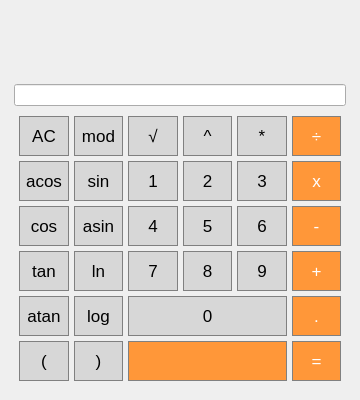
<?xml version="1.0" encoding="UTF-8"?>
<ui version="4.0">
 <class>MainWindow</class>
 <widget class="QMainWindow" name="MainWindow">
  <property name="geometry">
   <rect>
    <x>0</x>
    <y>0</y>
    <width>360</width>
    <height>400</height>
   </rect>
  </property>
  <property name="sizePolicy">
   <sizepolicy hsizetype="Fixed" vsizetype="Fixed">
    <horstretch>0</horstretch>
    <verstretch>0</verstretch>
   </sizepolicy>
  </property>
  <property name="minimumSize">
   <size>
    <width>360</width>
    <height>400</height>
   </size>
  </property>
  <property name="windowTitle">
   <string>MainWindow</string>
  </property>
  <property name="layoutDirection">
   <enum>Qt::LeftToRight</enum>
  </property>
  <property name="autoFillBackground">
   <bool>false</bool>
  </property>
  <widget class="QWidget" name="centralwidget">
   <property name="sizePolicy">
    <sizepolicy hsizetype="Expanding" vsizetype="Expanding">
     <horstretch>0</horstretch>
     <verstretch>0</verstretch>
    </sizepolicy>
   </property>
   <property name="minimumSize">
    <size>
     <width>0</width>
     <height>0</height>
    </size>
   </property>
   <layout class="QVBoxLayout" name="verticalLayout_5">
    <item>
     <layout class="QVBoxLayout" name="verticalLayout_11" stretch="20000,0,0">
      <property name="spacing">
       <number>5</number>
      </property>
      <property name="leftMargin">
       <number>5</number>
      </property>
      <property name="topMargin">
       <number>5</number>
      </property>
      <property name="rightMargin">
       <number>5</number>
      </property>
      <property name="bottomMargin">
       <number>5</number>
      </property>
      <item>
       <spacer name="verticalSpacer">
        <property name="orientation">
         <enum>Qt::Vertical</enum>
        </property>
        <property name="sizeHint" stdset="0">
         <size>
          <width>20</width>
          <height>40</height>
         </size>
        </property>
       </spacer>
      </item>
      <item>
       <widget class="QLineEdit" name="text_view"/>
      </item>
      <item>
       <layout class="QGridLayout" name="gridLayout_9" rowstretch="0,0,0,0,0,0">
        <property name="sizeConstraint">
         <enum>QLayout::SetFixedSize</enum>
        </property>
        <property name="leftMargin">
         <number>5</number>
        </property>
        <property name="topMargin">
         <number>5</number>
        </property>
        <property name="rightMargin">
         <number>5</number>
        </property>
        <property name="bottomMargin">
         <number>5</number>
        </property>
        <property name="spacing">
         <number>5</number>
        </property>
        <item row="1" column="4">
         <widget class="QPushButton" name="Button_3">
          <property name="sizePolicy">
           <sizepolicy hsizetype="Expanding" vsizetype="Expanding">
            <horstretch>0</horstretch>
            <verstretch>0</verstretch>
           </sizepolicy>
          </property>
          <property name="minimumSize">
           <size>
            <width>0</width>
            <height>40</height>
           </size>
          </property>
          <property name="maximumSize">
           <size>
            <width>150</width>
            <height>16777215</height>
           </size>
          </property>
          <property name="font">
           <font>
            <pointsize>13</pointsize>
            <bold>false</bold>
           </font>
          </property>
          <property name="layoutDirection">
           <enum>Qt::LeftToRight</enum>
          </property>
          <property name="autoFillBackground">
           <bool>false</bool>
          </property>
          <property name="styleSheet">
           <string notr="true">QPushButton {
  background-color: rgb(215, 215, 215);
  border: 1px solid gray;
}
QPushButton:pressed {
    background-color: qlineargradient(x1: 0, y1: 0, x2: 0, y2: 1,
                                      stop: 0 #BEBEBE, stop: 1 #D7D7D7);
}</string>
          </property>
          <property name="text">
           <string>3</string>
          </property>
         </widget>
        </item>
        <item row="1" column="2">
         <widget class="QPushButton" name="Button_1">
          <property name="sizePolicy">
           <sizepolicy hsizetype="Expanding" vsizetype="Expanding">
            <horstretch>0</horstretch>
            <verstretch>0</verstretch>
           </sizepolicy>
          </property>
          <property name="minimumSize">
           <size>
            <width>0</width>
            <height>40</height>
           </size>
          </property>
          <property name="maximumSize">
           <size>
            <width>150</width>
            <height>16777215</height>
           </size>
          </property>
          <property name="font">
           <font>
            <pointsize>13</pointsize>
            <bold>false</bold>
           </font>
          </property>
          <property name="layoutDirection">
           <enum>Qt::LeftToRight</enum>
          </property>
          <property name="autoFillBackground">
           <bool>false</bool>
          </property>
          <property name="styleSheet">
           <string notr="true">QPushButton {
  background-color: rgb(215, 215, 215);
  border: 1px solid gray;
}
QPushButton:pressed {
    background-color: qlineargradient(x1: 0, y1: 0, x2: 0, y2: 1,
                                      stop: 0 #BEBEBE, stop: 1 #D7D7D7);
}</string>
          </property>
          <property name="text">
           <string>1</string>
          </property>
         </widget>
        </item>
        <item row="1" column="3">
         <widget class="QPushButton" name="Button_2">
          <property name="sizePolicy">
           <sizepolicy hsizetype="Expanding" vsizetype="Expanding">
            <horstretch>0</horstretch>
            <verstretch>0</verstretch>
           </sizepolicy>
          </property>
          <property name="minimumSize">
           <size>
            <width>0</width>
            <height>40</height>
           </size>
          </property>
          <property name="maximumSize">
           <size>
            <width>150</width>
            <height>16777215</height>
           </size>
          </property>
          <property name="font">
           <font>
            <pointsize>13</pointsize>
            <bold>false</bold>
           </font>
          </property>
          <property name="layoutDirection">
           <enum>Qt::LeftToRight</enum>
          </property>
          <property name="autoFillBackground">
           <bool>false</bool>
          </property>
          <property name="styleSheet">
           <string notr="true">QPushButton {
  background-color: rgb(215, 215, 215);
  border: 1px solid gray;
}
QPushButton:pressed {
    background-color: qlineargradient(x1: 0, y1: 0, x2: 0, y2: 1,
                                      stop: 0 #BEBEBE, stop: 1 #D7D7D7);
}</string>
          </property>
          <property name="text">
           <string>2</string>
          </property>
         </widget>
        </item>
        <item row="2" column="5">
         <widget class="QPushButton" name="Button_sub">
          <property name="sizePolicy">
           <sizepolicy hsizetype="Expanding" vsizetype="Expanding">
            <horstretch>0</horstretch>
            <verstretch>0</verstretch>
           </sizepolicy>
          </property>
          <property name="minimumSize">
           <size>
            <width>0</width>
            <height>40</height>
           </size>
          </property>
          <property name="maximumSize">
           <size>
            <width>150</width>
            <height>16777215</height>
           </size>
          </property>
          <property name="font">
           <font>
            <pointsize>13</pointsize>
            <bold>false</bold>
           </font>
          </property>
          <property name="layoutDirection">
           <enum>Qt::LeftToRight</enum>
          </property>
          <property name="autoFillBackground">
           <bool>false</bool>
          </property>
          <property name="styleSheet">
           <string>QPushButton {
  background-color: rgb(255, 151, 57);
  color: white; 
  border: 1px solid gray;
}

QPushButton:pressed {
    background-color: qlineargradient(x1: 0, y1: 0, x2: 0, y2: 1,
                                      stop: 0 #FF7832, stop: 1 #FF9739);
}</string>
          </property>
          <property name="text">
           <string>-</string>
          </property>
         </widget>
        </item>
        <item row="5" column="1">
         <widget class="QPushButton" name="Button_r_parenthese">
          <property name="sizePolicy">
           <sizepolicy hsizetype="Expanding" vsizetype="Expanding">
            <horstretch>0</horstretch>
            <verstretch>0</verstretch>
           </sizepolicy>
          </property>
          <property name="minimumSize">
           <size>
            <width>0</width>
            <height>40</height>
           </size>
          </property>
          <property name="font">
           <font>
            <pointsize>13</pointsize>
            <bold>false</bold>
           </font>
          </property>
          <property name="layoutDirection">
           <enum>Qt::LeftToRight</enum>
          </property>
          <property name="autoFillBackground">
           <bool>false</bool>
          </property>
          <property name="styleSheet">
           <string>QPushButton {
  background-color: rgb(215, 215, 215);
  border: 1px solid gray;
}
QPushButton:pressed {
    background-color: qlineargradient(x1: 0, y1: 0, x2: 0, y2: 1,
                                      stop: 0 #BEBEBE, stop: 1 #D7D7D7);
}</string>
          </property>
          <property name="text">
           <string>)</string>
          </property>
         </widget>
        </item>
        <item row="2" column="2">
         <widget class="QPushButton" name="Button_4">
          <property name="sizePolicy">
           <sizepolicy hsizetype="Expanding" vsizetype="Expanding">
            <horstretch>0</horstretch>
            <verstretch>0</verstretch>
           </sizepolicy>
          </property>
          <property name="minimumSize">
           <size>
            <width>0</width>
            <height>40</height>
           </size>
          </property>
          <property name="maximumSize">
           <size>
            <width>150</width>
            <height>16777215</height>
           </size>
          </property>
          <property name="font">
           <font>
            <pointsize>13</pointsize>
            <bold>false</bold>
           </font>
          </property>
          <property name="layoutDirection">
           <enum>Qt::LeftToRight</enum>
          </property>
          <property name="autoFillBackground">
           <bool>false</bool>
          </property>
          <property name="styleSheet">
           <string notr="true">QPushButton {
  background-color: rgb(215, 215, 215);
  border: 1px solid gray;
}
QPushButton:pressed {
    background-color: qlineargradient(x1: 0, y1: 0, x2: 0, y2: 1,
                                      stop: 0 #BEBEBE, stop: 1 #D7D7D7);
}</string>
          </property>
          <property name="text">
           <string>4</string>
          </property>
         </widget>
        </item>
        <item row="1" column="1">
         <widget class="QPushButton" name="Button_sin">
          <property name="sizePolicy">
           <sizepolicy hsizetype="Expanding" vsizetype="Expanding">
            <horstretch>0</horstretch>
            <verstretch>0</verstretch>
           </sizepolicy>
          </property>
          <property name="minimumSize">
           <size>
            <width>0</width>
            <height>40</height>
           </size>
          </property>
          <property name="font">
           <font>
            <pointsize>13</pointsize>
            <bold>false</bold>
           </font>
          </property>
          <property name="layoutDirection">
           <enum>Qt::LeftToRight</enum>
          </property>
          <property name="autoFillBackground">
           <bool>false</bool>
          </property>
          <property name="styleSheet">
           <string notr="true">QPushButton {
  background-color: rgb(215, 215, 215);
  border: 1px solid gray;
}
QPushButton:pressed {
    background-color: qlineargradient(x1: 0, y1: 0, x2: 0, y2: 1,
                                      stop: 0 #BEBEBE, stop: 1 #D7D7D7);
}</string>
          </property>
          <property name="text">
           <string>sin</string>
          </property>
         </widget>
        </item>
        <item row="3" column="0">
         <widget class="QPushButton" name="Button_tan">
          <property name="sizePolicy">
           <sizepolicy hsizetype="Expanding" vsizetype="Expanding">
            <horstretch>0</horstretch>
            <verstretch>0</verstretch>
           </sizepolicy>
          </property>
          <property name="minimumSize">
           <size>
            <width>0</width>
            <height>40</height>
           </size>
          </property>
          <property name="font">
           <font>
            <pointsize>13</pointsize>
            <bold>false</bold>
           </font>
          </property>
          <property name="layoutDirection">
           <enum>Qt::LeftToRight</enum>
          </property>
          <property name="autoFillBackground">
           <bool>false</bool>
          </property>
          <property name="styleSheet">
           <string notr="true">QPushButton {
  background-color: rgb(215, 215, 215);
  border: 1px solid gray;
}
QPushButton:pressed {
    background-color: qlineargradient(x1: 0, y1: 0, x2: 0, y2: 1,
                                      stop: 0 #BEBEBE, stop: 1 #D7D7D7);
}</string>
          </property>
          <property name="text">
           <string>tan</string>
          </property>
         </widget>
        </item>
        <item row="0" column="3">
         <widget class="QPushButton" name="Button_pow">
          <property name="sizePolicy">
           <sizepolicy hsizetype="Expanding" vsizetype="Expanding">
            <horstretch>0</horstretch>
            <verstretch>0</verstretch>
           </sizepolicy>
          </property>
          <property name="minimumSize">
           <size>
            <width>0</width>
            <height>40</height>
           </size>
          </property>
          <property name="maximumSize">
           <size>
            <width>150</width>
            <height>16777215</height>
           </size>
          </property>
          <property name="font">
           <font>
            <pointsize>13</pointsize>
            <bold>false</bold>
           </font>
          </property>
          <property name="layoutDirection">
           <enum>Qt::LeftToRight</enum>
          </property>
          <property name="autoFillBackground">
           <bool>false</bool>
          </property>
          <property name="styleSheet">
           <string notr="true">QPushButton {
  background-color: rgb(215, 215, 215);
  border: 1px solid gray;
}
QPushButton:pressed {
    background-color: qlineargradient(x1: 0, y1: 0, x2: 0, y2: 1,
                                      stop: 0 #BEBEBE, stop: 1 #D7D7D7);
}</string>
          </property>
          <property name="text">
           <string>^</string>
          </property>
         </widget>
        </item>
        <item row="3" column="3">
         <widget class="QPushButton" name="Button_8">
          <property name="enabled">
           <bool>true</bool>
          </property>
          <property name="sizePolicy">
           <sizepolicy hsizetype="Expanding" vsizetype="Expanding">
            <horstretch>0</horstretch>
            <verstretch>0</verstretch>
           </sizepolicy>
          </property>
          <property name="minimumSize">
           <size>
            <width>0</width>
            <height>40</height>
           </size>
          </property>
          <property name="maximumSize">
           <size>
            <width>150</width>
            <height>16777215</height>
           </size>
          </property>
          <property name="font">
           <font>
            <pointsize>13</pointsize>
            <bold>false</bold>
           </font>
          </property>
          <property name="layoutDirection">
           <enum>Qt::LeftToRight</enum>
          </property>
          <property name="autoFillBackground">
           <bool>false</bool>
          </property>
          <property name="styleSheet">
           <string notr="true">QPushButton {
  background-color: rgb(215, 215, 215);
  border: 1px solid gray;
}
QPushButton:pressed {
    background-color: qlineargradient(x1: 0, y1: 0, x2: 0, y2: 1,
                                      stop: 0 #BEBEBE, stop: 1 #D7D7D7);
}</string>
          </property>
          <property name="text">
           <string>8</string>
          </property>
         </widget>
        </item>
        <item row="2" column="1">
         <widget class="QPushButton" name="Button_asin">
          <property name="sizePolicy">
           <sizepolicy hsizetype="Expanding" vsizetype="Expanding">
            <horstretch>0</horstretch>
            <verstretch>0</verstretch>
           </sizepolicy>
          </property>
          <property name="minimumSize">
           <size>
            <width>0</width>
            <height>40</height>
           </size>
          </property>
          <property name="font">
           <font>
            <pointsize>13</pointsize>
            <bold>false</bold>
           </font>
          </property>
          <property name="layoutDirection">
           <enum>Qt::LeftToRight</enum>
          </property>
          <property name="autoFillBackground">
           <bool>false</bool>
          </property>
          <property name="styleSheet">
           <string notr="true">QPushButton {
  background-color: rgb(215, 215, 215);
  border: 1px solid gray;
}
QPushButton:pressed {
    background-color: qlineargradient(x1: 0, y1: 0, x2: 0, y2: 1,
                                      stop: 0 #BEBEBE, stop: 1 #D7D7D7);
}</string>
          </property>
          <property name="text">
           <string>asin</string>
          </property>
         </widget>
        </item>
        <item row="1" column="5">
         <widget class="QPushButton" name="Button_x">
          <property name="sizePolicy">
           <sizepolicy hsizetype="Expanding" vsizetype="Expanding">
            <horstretch>0</horstretch>
            <verstretch>0</verstretch>
           </sizepolicy>
          </property>
          <property name="minimumSize">
           <size>
            <width>0</width>
            <height>40</height>
           </size>
          </property>
          <property name="maximumSize">
           <size>
            <width>150</width>
            <height>16777215</height>
           </size>
          </property>
          <property name="font">
           <font>
            <pointsize>13</pointsize>
            <bold>false</bold>
           </font>
          </property>
          <property name="layoutDirection">
           <enum>Qt::LeftToRight</enum>
          </property>
          <property name="autoFillBackground">
           <bool>false</bool>
          </property>
          <property name="styleSheet">
           <string>QPushButton {
  background-color: rgb(255, 151, 57);
  color: white; 
  border: 1px solid gray;
}

QPushButton:pressed {
    background-color: qlineargradient(x1: 0, y1: 0, x2: 0, y2: 1,
                                      stop: 0 #FF7832, stop: 1 #FF9739);
}</string>
          </property>
          <property name="text">
           <string>x</string>
          </property>
         </widget>
        </item>
        <item row="0" column="1">
         <widget class="QPushButton" name="Button_mod">
          <property name="sizePolicy">
           <sizepolicy hsizetype="Expanding" vsizetype="Expanding">
            <horstretch>0</horstretch>
            <verstretch>0</verstretch>
           </sizepolicy>
          </property>
          <property name="minimumSize">
           <size>
            <width>0</width>
            <height>40</height>
           </size>
          </property>
          <property name="font">
           <font>
            <pointsize>13</pointsize>
            <bold>false</bold>
           </font>
          </property>
          <property name="layoutDirection">
           <enum>Qt::LeftToRight</enum>
          </property>
          <property name="autoFillBackground">
           <bool>false</bool>
          </property>
          <property name="styleSheet">
           <string notr="true">QPushButton {
  background-color: rgb(215, 215, 215);
  border: 1px solid gray;
}
QPushButton:pressed {
    background-color: qlineargradient(x1: 0, y1: 0, x2: 0, y2: 1,
                                      stop: 0 #BEBEBE, stop: 1 #D7D7D7);
}</string>
          </property>
          <property name="text">
           <string>mod</string>
          </property>
         </widget>
        </item>
        <item row="3" column="1">
         <widget class="QPushButton" name="Button_ln">
          <property name="sizePolicy">
           <sizepolicy hsizetype="Expanding" vsizetype="Expanding">
            <horstretch>0</horstretch>
            <verstretch>0</verstretch>
           </sizepolicy>
          </property>
          <property name="minimumSize">
           <size>
            <width>0</width>
            <height>40</height>
           </size>
          </property>
          <property name="font">
           <font>
            <pointsize>13</pointsize>
            <bold>false</bold>
           </font>
          </property>
          <property name="layoutDirection">
           <enum>Qt::LeftToRight</enum>
          </property>
          <property name="autoFillBackground">
           <bool>false</bool>
          </property>
          <property name="styleSheet">
           <string notr="true">QPushButton {
  background-color: rgb(215, 215, 215);
  border: 1px solid gray;
}
QPushButton:pressed {
    background-color: qlineargradient(x1: 0, y1: 0, x2: 0, y2: 1,
                                      stop: 0 #BEBEBE, stop: 1 #D7D7D7);
}</string>
          </property>
          <property name="text">
           <string>ln</string>
          </property>
         </widget>
        </item>
        <item row="5" column="0">
         <widget class="QPushButton" name="Button_l_parenthese">
          <property name="sizePolicy">
           <sizepolicy hsizetype="Expanding" vsizetype="Expanding">
            <horstretch>0</horstretch>
            <verstretch>0</verstretch>
           </sizepolicy>
          </property>
          <property name="minimumSize">
           <size>
            <width>0</width>
            <height>40</height>
           </size>
          </property>
          <property name="font">
           <font>
            <pointsize>13</pointsize>
            <bold>false</bold>
           </font>
          </property>
          <property name="layoutDirection">
           <enum>Qt::LeftToRight</enum>
          </property>
          <property name="autoFillBackground">
           <bool>false</bool>
          </property>
          <property name="styleSheet">
           <string>QPushButton {
  background-color: rgb(215, 215, 215);
  border: 1px solid gray;
}
QPushButton:pressed {
    background-color: qlineargradient(x1: 0, y1: 0, x2: 0, y2: 1,
                                      stop: 0 #BEBEBE, stop: 1 #D7D7D7);
}</string>
          </property>
          <property name="text">
           <string>(</string>
          </property>
         </widget>
        </item>
        <item row="0" column="2">
         <widget class="QPushButton" name="Button_sqrt">
          <property name="sizePolicy">
           <sizepolicy hsizetype="Expanding" vsizetype="Expanding">
            <horstretch>0</horstretch>
            <verstretch>0</verstretch>
           </sizepolicy>
          </property>
          <property name="minimumSize">
           <size>
            <width>0</width>
            <height>40</height>
           </size>
          </property>
          <property name="maximumSize">
           <size>
            <width>150</width>
            <height>16777215</height>
           </size>
          </property>
          <property name="font">
           <font>
            <pointsize>13</pointsize>
            <bold>false</bold>
           </font>
          </property>
          <property name="layoutDirection">
           <enum>Qt::LeftToRight</enum>
          </property>
          <property name="autoFillBackground">
           <bool>false</bool>
          </property>
          <property name="styleSheet">
           <string notr="true">QPushButton {
  background-color: rgb(215, 215, 215);
  border: 1px solid gray;
}
QPushButton:pressed {
    background-color: qlineargradient(x1: 0, y1: 0, x2: 0, y2: 1,
                                      stop: 0 #BEBEBE, stop: 1 #D7D7D7);
}</string>
          </property>
          <property name="text">
           <string>√</string>
          </property>
         </widget>
        </item>
        <item row="4" column="1">
         <widget class="QPushButton" name="Button_log">
          <property name="sizePolicy">
           <sizepolicy hsizetype="Expanding" vsizetype="Expanding">
            <horstretch>0</horstretch>
            <verstretch>0</verstretch>
           </sizepolicy>
          </property>
          <property name="minimumSize">
           <size>
            <width>0</width>
            <height>40</height>
           </size>
          </property>
          <property name="font">
           <font>
            <pointsize>13</pointsize>
            <bold>false</bold>
           </font>
          </property>
          <property name="layoutDirection">
           <enum>Qt::LeftToRight</enum>
          </property>
          <property name="autoFillBackground">
           <bool>false</bool>
          </property>
          <property name="styleSheet">
           <string notr="true">QPushButton {
  background-color: rgb(215, 215, 215);
  border: 1px solid gray;
}
QPushButton:pressed {
    background-color: qlineargradient(x1: 0, y1: 0, x2: 0, y2: 1,
                                      stop: 0 #BEBEBE, stop: 1 #D7D7D7);
}</string>
          </property>
          <property name="text">
           <string>log</string>
          </property>
         </widget>
        </item>
        <item row="5" column="5">
         <widget class="QPushButton" name="Button_res">
          <property name="sizePolicy">
           <sizepolicy hsizetype="Expanding" vsizetype="Expanding">
            <horstretch>0</horstretch>
            <verstretch>0</verstretch>
           </sizepolicy>
          </property>
          <property name="minimumSize">
           <size>
            <width>0</width>
            <height>40</height>
           </size>
          </property>
          <property name="maximumSize">
           <size>
            <width>150</width>
            <height>16777215</height>
           </size>
          </property>
          <property name="font">
           <font>
            <pointsize>13</pointsize>
            <bold>false</bold>
           </font>
          </property>
          <property name="layoutDirection">
           <enum>Qt::LeftToRight</enum>
          </property>
          <property name="autoFillBackground">
           <bool>false</bool>
          </property>
          <property name="styleSheet">
           <string notr="true">QPushButton {
  background-color: rgb(255, 151, 57);
  color: white; 
  border: 1px solid gray;
}

QPushButton:pressed {
    background-color: qlineargradient(x1: 0, y1: 0, x2: 0, y2: 1,
                                      stop: 0 #FF7832, stop: 1 #FF9739);
}</string>
          </property>
          <property name="text">
           <string>=</string>
          </property>
         </widget>
        </item>
        <item row="2" column="4">
         <widget class="QPushButton" name="Button_6">
          <property name="sizePolicy">
           <sizepolicy hsizetype="Expanding" vsizetype="Expanding">
            <horstretch>0</horstretch>
            <verstretch>0</verstretch>
           </sizepolicy>
          </property>
          <property name="minimumSize">
           <size>
            <width>0</width>
            <height>40</height>
           </size>
          </property>
          <property name="maximumSize">
           <size>
            <width>150</width>
            <height>16777215</height>
           </size>
          </property>
          <property name="font">
           <font>
            <pointsize>13</pointsize>
            <bold>false</bold>
           </font>
          </property>
          <property name="layoutDirection">
           <enum>Qt::LeftToRight</enum>
          </property>
          <property name="autoFillBackground">
           <bool>false</bool>
          </property>
          <property name="styleSheet">
           <string notr="true">QPushButton {
  background-color: rgb(215, 215, 215);
  border: 1px solid gray;
}
QPushButton:pressed {
    background-color: qlineargradient(x1: 0, y1: 0, x2: 0, y2: 1,
                                      stop: 0 #BEBEBE, stop: 1 #D7D7D7);
}</string>
          </property>
          <property name="text">
           <string>6</string>
          </property>
         </widget>
        </item>
        <item row="0" column="0">
         <widget class="QPushButton" name="Button_AC">
          <property name="sizePolicy">
           <sizepolicy hsizetype="Expanding" vsizetype="Expanding">
            <horstretch>0</horstretch>
            <verstretch>0</verstretch>
           </sizepolicy>
          </property>
          <property name="minimumSize">
           <size>
            <width>0</width>
            <height>40</height>
           </size>
          </property>
          <property name="font">
           <font>
            <pointsize>13</pointsize>
            <bold>false</bold>
           </font>
          </property>
          <property name="layoutDirection">
           <enum>Qt::LeftToRight</enum>
          </property>
          <property name="autoFillBackground">
           <bool>false</bool>
          </property>
          <property name="styleSheet">
           <string notr="true">QPushButton {
  background-color: rgb(215, 215, 215);
  border: 1px solid gray;
}
QPushButton:pressed {
    background-color: qlineargradient(x1: 0, y1: 0, x2: 0, y2: 1,
                                      stop: 0 #BEBEBE, stop: 1 #D7D7D7);
}</string>
          </property>
          <property name="text">
           <string>AC</string>
          </property>
         </widget>
        </item>
        <item row="2" column="0">
         <widget class="QPushButton" name="Button_cos">
          <property name="sizePolicy">
           <sizepolicy hsizetype="Expanding" vsizetype="Expanding">
            <horstretch>0</horstretch>
            <verstretch>0</verstretch>
           </sizepolicy>
          </property>
          <property name="minimumSize">
           <size>
            <width>0</width>
            <height>40</height>
           </size>
          </property>
          <property name="font">
           <font>
            <pointsize>13</pointsize>
            <italic>false</italic>
            <bold>false</bold>
           </font>
          </property>
          <property name="layoutDirection">
           <enum>Qt::LeftToRight</enum>
          </property>
          <property name="autoFillBackground">
           <bool>false</bool>
          </property>
          <property name="styleSheet">
           <string notr="true">QPushButton {
  background-color: rgb(215, 215, 215);
  border: 1px solid gray;
}
QPushButton:pressed {
    background-color: qlineargradient(x1: 0, y1: 0, x2: 0, y2: 1,
                                      stop: 0 #BEBEBE, stop: 1 #D7D7D7);
}</string>
          </property>
          <property name="text">
           <string>cos</string>
          </property>
         </widget>
        </item>
        <item row="4" column="5">
         <widget class="QPushButton" name="Button_point">
          <property name="sizePolicy">
           <sizepolicy hsizetype="Expanding" vsizetype="Expanding">
            <horstretch>0</horstretch>
            <verstretch>0</verstretch>
           </sizepolicy>
          </property>
          <property name="minimumSize">
           <size>
            <width>0</width>
            <height>40</height>
           </size>
          </property>
          <property name="maximumSize">
           <size>
            <width>150</width>
            <height>16777215</height>
           </size>
          </property>
          <property name="font">
           <font>
            <pointsize>13</pointsize>
            <bold>false</bold>
           </font>
          </property>
          <property name="layoutDirection">
           <enum>Qt::LeftToRight</enum>
          </property>
          <property name="autoFillBackground">
           <bool>false</bool>
          </property>
          <property name="styleSheet">
           <string>QPushButton {
  background-color: rgb(255, 151, 57);
  color: white; 
  border: 1px solid gray;
}

QPushButton:pressed {
    background-color: qlineargradient(x1: 0, y1: 0, x2: 0, y2: 1,
                                      stop: 0 #FF7832, stop: 1 #FF9739);
}</string>
          </property>
          <property name="text">
           <string>.</string>
          </property>
         </widget>
        </item>
        <item row="3" column="2">
         <widget class="QPushButton" name="Button_7">
          <property name="sizePolicy">
           <sizepolicy hsizetype="Expanding" vsizetype="Expanding">
            <horstretch>0</horstretch>
            <verstretch>0</verstretch>
           </sizepolicy>
          </property>
          <property name="minimumSize">
           <size>
            <width>0</width>
            <height>40</height>
           </size>
          </property>
          <property name="maximumSize">
           <size>
            <width>150</width>
            <height>16777215</height>
           </size>
          </property>
          <property name="baseSize">
           <size>
            <width>0</width>
            <height>0</height>
           </size>
          </property>
          <property name="font">
           <font>
            <pointsize>13</pointsize>
            <bold>false</bold>
           </font>
          </property>
          <property name="layoutDirection">
           <enum>Qt::LeftToRight</enum>
          </property>
          <property name="autoFillBackground">
           <bool>false</bool>
          </property>
          <property name="styleSheet">
           <string notr="true">QPushButton {
  background-color: rgb(215, 215, 215);
  border: 1px solid gray;
}
QPushButton:pressed {
    background-color: qlineargradient(x1: 0, y1: 0, x2: 0, y2: 1,
                                      stop: 0 #BEBEBE, stop: 1 #D7D7D7);
}</string>
          </property>
          <property name="text">
           <string>7</string>
          </property>
         </widget>
        </item>
        <item row="2" column="3">
         <widget class="QPushButton" name="Button_5">
          <property name="sizePolicy">
           <sizepolicy hsizetype="Expanding" vsizetype="Expanding">
            <horstretch>0</horstretch>
            <verstretch>0</verstretch>
           </sizepolicy>
          </property>
          <property name="minimumSize">
           <size>
            <width>0</width>
            <height>40</height>
           </size>
          </property>
          <property name="maximumSize">
           <size>
            <width>150</width>
            <height>16777215</height>
           </size>
          </property>
          <property name="font">
           <font>
            <pointsize>13</pointsize>
            <bold>false</bold>
           </font>
          </property>
          <property name="layoutDirection">
           <enum>Qt::LeftToRight</enum>
          </property>
          <property name="autoFillBackground">
           <bool>false</bool>
          </property>
          <property name="styleSheet">
           <string notr="true">QPushButton {
  background-color: rgb(215, 215, 215);
  border: 1px solid gray;
}
QPushButton:pressed {
    background-color: qlineargradient(x1: 0, y1: 0, x2: 0, y2: 1,
                                      stop: 0 #BEBEBE, stop: 1 #D7D7D7);
}</string>
          </property>
          <property name="text">
           <string>5</string>
          </property>
         </widget>
        </item>
        <item row="4" column="2" colspan="3">
         <widget class="QPushButton" name="Button_0">
          <property name="sizePolicy">
           <sizepolicy hsizetype="Expanding" vsizetype="Expanding">
            <horstretch>0</horstretch>
            <verstretch>0</verstretch>
           </sizepolicy>
          </property>
          <property name="minimumSize">
           <size>
            <width>0</width>
            <height>0</height>
           </size>
          </property>
          <property name="maximumSize">
           <size>
            <width>600</width>
            <height>16777215</height>
           </size>
          </property>
          <property name="font">
           <font>
            <pointsize>13</pointsize>
            <bold>false</bold>
           </font>
          </property>
          <property name="layoutDirection">
           <enum>Qt::LeftToRight</enum>
          </property>
          <property name="autoFillBackground">
           <bool>false</bool>
          </property>
          <property name="styleSheet">
           <string notr="true">QPushButton {
  background-color: rgb(215, 215, 215);
  border: 1px solid gray;
}
QPushButton:pressed {
    background-color: qlineargradient(x1: 0, y1: 0, x2: 0, y2: 1,
                                      stop: 0 #BEBEBE, stop: 1 #D7D7D7);
}</string>
          </property>
          <property name="text">
           <string>0</string>
          </property>
         </widget>
        </item>
        <item row="1" column="0">
         <widget class="QPushButton" name="Button_acos">
          <property name="sizePolicy">
           <sizepolicy hsizetype="Expanding" vsizetype="Expanding">
            <horstretch>0</horstretch>
            <verstretch>0</verstretch>
           </sizepolicy>
          </property>
          <property name="minimumSize">
           <size>
            <width>0</width>
            <height>40</height>
           </size>
          </property>
          <property name="font">
           <font>
            <pointsize>13</pointsize>
            <bold>false</bold>
           </font>
          </property>
          <property name="layoutDirection">
           <enum>Qt::LeftToRight</enum>
          </property>
          <property name="autoFillBackground">
           <bool>false</bool>
          </property>
          <property name="styleSheet">
           <string notr="true">QPushButton {
  background-color: rgb(215, 215, 215);
  border: 1px solid gray;
}
QPushButton:pressed {
    background-color: qlineargradient(x1: 0, y1: 0, x2: 0, y2: 1,
                                      stop: 0 #BEBEBE, stop: 1 #D7D7D7);
}</string>
          </property>
          <property name="text">
           <string>acos</string>
          </property>
         </widget>
        </item>
        <item row="3" column="5">
         <widget class="QPushButton" name="Button_sum">
          <property name="sizePolicy">
           <sizepolicy hsizetype="Expanding" vsizetype="Expanding">
            <horstretch>0</horstretch>
            <verstretch>0</verstretch>
           </sizepolicy>
          </property>
          <property name="minimumSize">
           <size>
            <width>0</width>
            <height>40</height>
           </size>
          </property>
          <property name="maximumSize">
           <size>
            <width>150</width>
            <height>16777215</height>
           </size>
          </property>
          <property name="font">
           <font>
            <pointsize>13</pointsize>
            <bold>false</bold>
           </font>
          </property>
          <property name="layoutDirection">
           <enum>Qt::LeftToRight</enum>
          </property>
          <property name="autoFillBackground">
           <bool>false</bool>
          </property>
          <property name="styleSheet">
           <string>QPushButton {
  background-color: rgb(255, 151, 57);
  color: white; 
  border: 1px solid gray;
}

QPushButton:pressed {
    background-color: qlineargradient(x1: 0, y1: 0, x2: 0, y2: 1,
                                      stop: 0 #FF7832, stop: 1 #FF9739);
}</string>
          </property>
          <property name="text">
           <string>+</string>
          </property>
         </widget>
        </item>
        <item row="3" column="4">
         <widget class="QPushButton" name="Button_9">
          <property name="sizePolicy">
           <sizepolicy hsizetype="Expanding" vsizetype="Expanding">
            <horstretch>0</horstretch>
            <verstretch>0</verstretch>
           </sizepolicy>
          </property>
          <property name="minimumSize">
           <size>
            <width>0</width>
            <height>40</height>
           </size>
          </property>
          <property name="maximumSize">
           <size>
            <width>150</width>
            <height>16777215</height>
           </size>
          </property>
          <property name="font">
           <font>
            <pointsize>13</pointsize>
            <bold>false</bold>
           </font>
          </property>
          <property name="layoutDirection">
           <enum>Qt::LeftToRight</enum>
          </property>
          <property name="autoFillBackground">
           <bool>false</bool>
          </property>
          <property name="styleSheet">
           <string notr="true">QPushButton {
  background-color: rgb(215, 215, 215);
  border: 1px solid gray;
}
QPushButton:pressed {
    background-color: qlineargradient(x1: 0, y1: 0, x2: 0, y2: 1,
                                      stop: 0 #BEBEBE, stop: 1 #D7D7D7);
}</string>
          </property>
          <property name="text">
           <string>9</string>
          </property>
         </widget>
        </item>
        <item row="4" column="0">
         <widget class="QPushButton" name="Button_atan">
          <property name="sizePolicy">
           <sizepolicy hsizetype="Expanding" vsizetype="Expanding">
            <horstretch>0</horstretch>
            <verstretch>0</verstretch>
           </sizepolicy>
          </property>
          <property name="minimumSize">
           <size>
            <width>0</width>
            <height>40</height>
           </size>
          </property>
          <property name="font">
           <font>
            <pointsize>13</pointsize>
            <bold>false</bold>
           </font>
          </property>
          <property name="layoutDirection">
           <enum>Qt::LeftToRight</enum>
          </property>
          <property name="autoFillBackground">
           <bool>false</bool>
          </property>
          <property name="styleSheet">
           <string notr="true">QPushButton {
  background-color: rgb(215, 215, 215);
  border: 1px solid gray;
}
QPushButton:pressed {
    background-color: qlineargradient(x1: 0, y1: 0, x2: 0, y2: 1,
                                      stop: 0 #BEBEBE, stop: 1 #D7D7D7);
}</string>
          </property>
          <property name="text">
           <string>atan</string>
          </property>
         </widget>
        </item>
        <item row="0" column="5">
         <widget class="QPushButton" name="Button_div">
          <property name="sizePolicy">
           <sizepolicy hsizetype="Expanding" vsizetype="Expanding">
            <horstretch>0</horstretch>
            <verstretch>0</verstretch>
           </sizepolicy>
          </property>
          <property name="minimumSize">
           <size>
            <width>0</width>
            <height>40</height>
           </size>
          </property>
          <property name="maximumSize">
           <size>
            <width>150</width>
            <height>16777215</height>
           </size>
          </property>
          <property name="font">
           <font>
            <pointsize>13</pointsize>
            <bold>false</bold>
           </font>
          </property>
          <property name="layoutDirection">
           <enum>Qt::LeftToRight</enum>
          </property>
          <property name="autoFillBackground">
           <bool>false</bool>
          </property>
          <property name="styleSheet">
           <string>QPushButton {
  background-color: rgb(255, 151, 57);
  color: white; 
  border: 1px solid gray;
}

QPushButton:pressed {
    background-color: qlineargradient(x1: 0, y1: 0, x2: 0, y2: 1,
                                      stop: 0 #FF7832, stop: 1 #FF9739);
}</string>
          </property>
          <property name="text">
           <string>÷</string>
          </property>
         </widget>
        </item>
        <item row="0" column="4">
         <widget class="QPushButton" name="Button_mul">
          <property name="sizePolicy">
           <sizepolicy hsizetype="Expanding" vsizetype="Expanding">
            <horstretch>0</horstretch>
            <verstretch>0</verstretch>
           </sizepolicy>
          </property>
          <property name="minimumSize">
           <size>
            <width>0</width>
            <height>40</height>
           </size>
          </property>
          <property name="maximumSize">
           <size>
            <width>150</width>
            <height>16777215</height>
           </size>
          </property>
          <property name="font">
           <font>
            <pointsize>13</pointsize>
            <bold>false</bold>
           </font>
          </property>
          <property name="layoutDirection">
           <enum>Qt::LeftToRight</enum>
          </property>
          <property name="autoFillBackground">
           <bool>false</bool>
          </property>
          <property name="styleSheet">
           <string notr="true">QPushButton {
  background-color: rgb(215, 215, 215);
  border: 1px solid gray;
}
QPushButton:pressed {
    background-color: qlineargradient(x1: 0, y1: 0, x2: 0, y2: 1,
                                      stop: 0 #BEBEBE, stop: 1 #D7D7D7);
}</string>
          </property>
          <property name="text">
           <string>*</string>
          </property>
         </widget>
        </item>
        <item row="5" column="2" colspan="3">
         <widget class="QPushButton" name="Button_unar">
          <property name="sizePolicy">
           <sizepolicy hsizetype="Expanding" vsizetype="Expanding">
            <horstretch>0</horstretch>
            <verstretch>0</verstretch>
           </sizepolicy>
          </property>
          <property name="minimumSize">
           <size>
            <width>0</width>
            <height>0</height>
           </size>
          </property>
          <property name="maximumSize">
           <size>
            <width>600</width>
            <height>16777215</height>
           </size>
          </property>
          <property name="font">
           <font>
            <pointsize>13</pointsize>
            <bold>false</bold>
           </font>
          </property>
          <property name="layoutDirection">
           <enum>Qt::LeftToRight</enum>
          </property>
          <property name="autoFillBackground">
           <bool>false</bool>
          </property>
          <property name="styleSheet">
           <string notr="true">QPushButton {
  background-color: rgb(255, 151, 57);
  color: white; 
  border: 1px solid gray;
}
</string>
          </property>
          <property name="text">
           <string/>
          </property>
         </widget>
        </item>
       </layout>
      </item>
     </layout>
    </item>
   </layout>
  </widget>
 </widget>
 <resources/>
 <connections/>
</ui>
